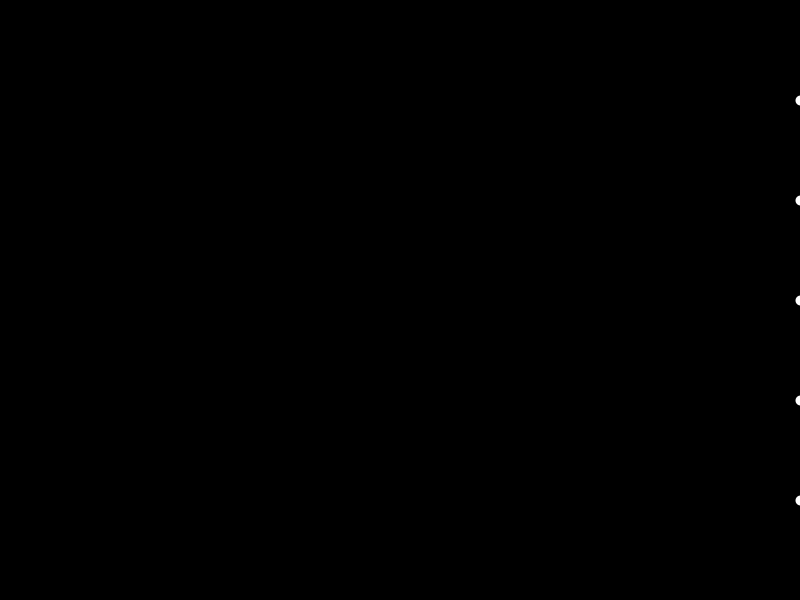
Frame 1 (no input)
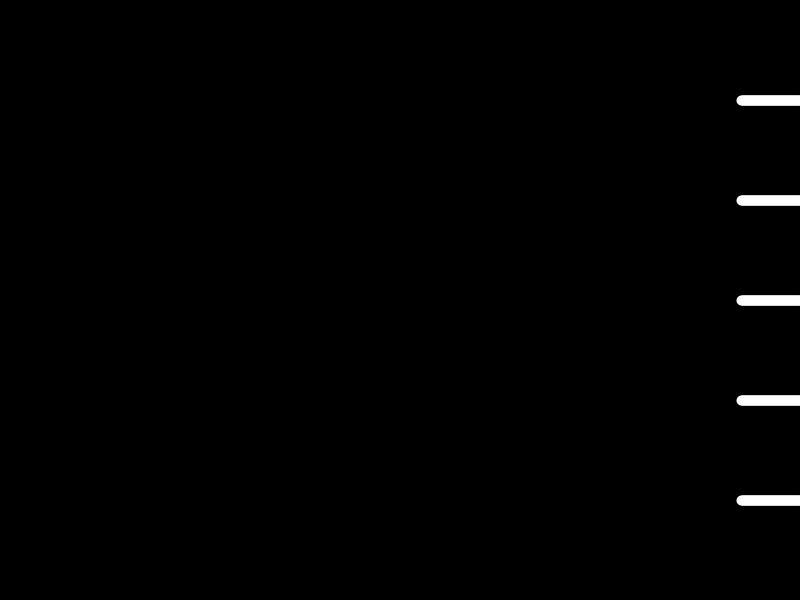
Frame 60 (the mouse pressed at the canvas centre just before this capture)
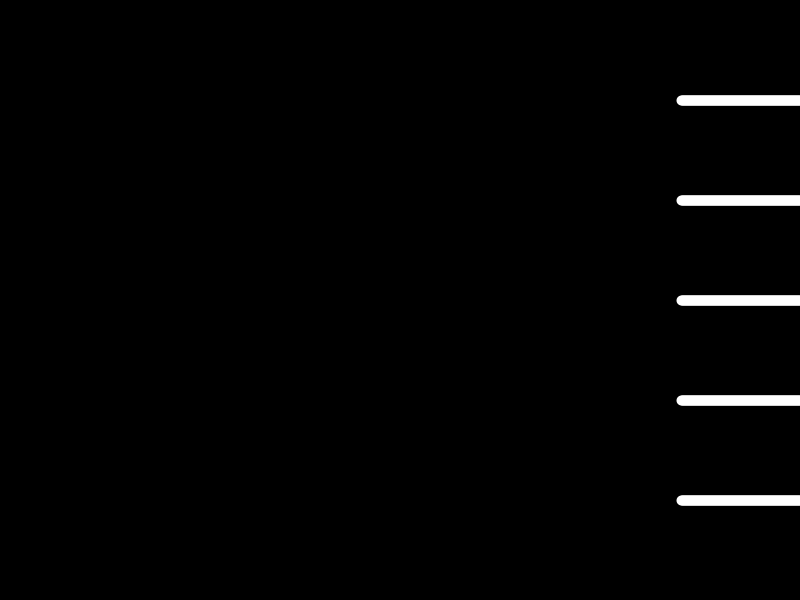
Frame 120 (the mouse held since frame 60 and released just before this capture)

The Processing sketch that drew these frames (run headless with seeded random() and noise(); from frame 60 on, the mouse is pressed at the canvas centre):

// Processing sketch: processing_100860
// ── processing_100860.pde

//primo lavoro autonomo Andrea Maggiore
void setup (){
  size(800,600);
  background(0);
  //noLoop();
  frameRate(150);
}
int x =800;
int y =800;

void draw (){
  stroke (255,255,255);
  strokeWeight(10);
  line(x,500,x,500);
  line(x,400,x,400);
  line(x,300,x,300);
  line(x,200,x,200);
  line(x,100,x,100);
  line(100,y,100,y);
  line(200,y,200,y);
  line(300,y,300,y);
  line(400,y,400,y);
  line(500,y,500,y);
  line(600,y,600,y);
  line(700,y,700,y);
  line(800,y,800,y);
  if (x>0){
  if (y>0){
    x--;
    y--;
  
}else{
  x=0;
  y=0;
}
}
}
